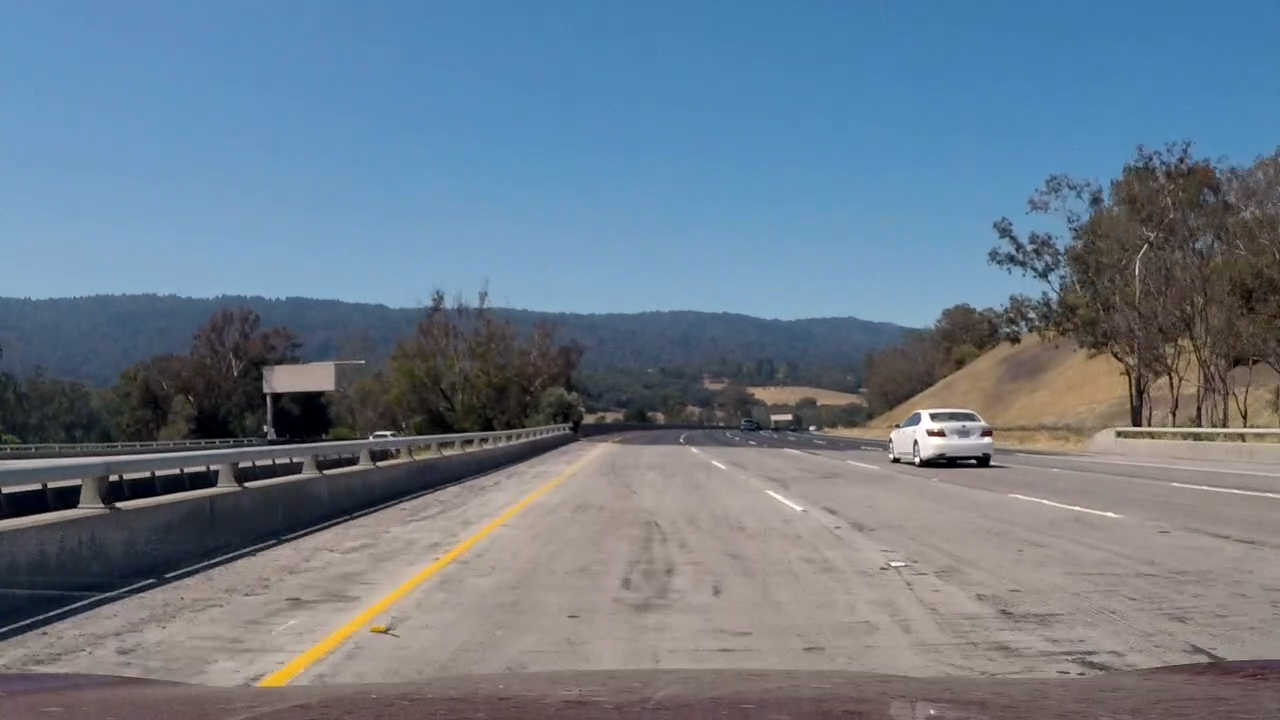
#> input picture test_images/diff1.jpg, 1280 x 720 px
$ python -i thresholds.py   (imports and definitions only)   (older library calls are emulated)
#> lines starting #> are read from the running program, lines starting #| are printed output that depends on the picture; after the words box and inside, x2 and y2 are one past the last pixel; in counts of white or black regions, pixels touching at a corner belong together
import numpy as np
import cv2

gray_processor = lambda img: cv2.cvtColor(img, cv2.COLOR_RGB2GRAY)
saturation_processor = lambda img: cv2.cvtColor(img, cv2.COLOR_RGB2HLS)[:,:,2]
hue_processor = lambda img: cv2.cvtColor(img, cv2.COLOR_RGB2HLS)[:,:,0]


def abs_sobel(img, img_processor=gray_processor, orient='x', sobel_kernel=7, threshold=(20, 255)):
    """
    Returns a binary mask set to 1 in locations where the absolute
    Sobel gradient in `orientation` axis is in the provided threshold range.

    Gradient is scaled to be in the [0, 255] range.
    """
    img = np.copy(img)
    img = img_processor(img)
    sobel = cv2.Sobel(img, cv2.CV_64F,
                      1 if orient == 'x' else 0,
                      0 if orient == 'x' else 1,
                      None, sobel_kernel)
    abs_sobel = np.absolute(sobel)
    scaled_sobel = np.uint8(255*abs_sobel/np.max(abs_sobel))
    binary_output = np.zeros_like(scaled_sobel, np.uint8)
    binary_output[(scaled_sobel>=threshold[0]) & (scaled_sobel<=threshold[1])] = 1

    return binary_output


# [18 lines left out: function magnitude, not called in this run]


def direction(img, img_processor=gray_processor, sobel_kernel=7, threshold=(0.7, 1.3)):
    """
    Returns a binary mask set to 1 in locations where the direction
    of x and y Sobel gradients as arctan(sobel_y/sobel_x)
    is in the provided threshold range.

    Direction is in the range [0, pi/2].
    """
    img = np.copy(img)
    img = img_processor(img)
    sobelx = cv2.Sobel(img, cv2.CV_64F, 1, 0, None, sobel_kernel)
    sobely = cv2.Sobel(img, cv2.CV_64F, 0, 1, None, sobel_kernel)
    abs_sobelx = np.absolute(sobelx)
    abs_sobely = np.absolute(sobely)
    dir_grad = np.arctan2(abs_sobely, abs_sobelx)
    binary_output = np.zeros_like(dir_grad, np.uint8)
    binary_output[(dir_grad >= threshold[0]) & (dir_grad <= threshold[1])] = 1
    return binary_output


def hls(img, h_threshold=(0, 180), l_threshold=(0, 255), s_threshold=(0, 255)):
    """
    Returns a binary mask set to 1 in locations where each HLS image channel
    is in the provided threshold ranges.
    """
#> called with h_threshold = (0, 180), l_threshold = (195, 255), s_threshold = (0, 255)
    hls = cv2.cvtColor(img, cv2.COLOR_RGB2HLS)
#> hls: shape (720, 1280, 3); mean of channels 0, 1, 2 67.8, 123, 62.5
    binary_output = np.zeros(img.shape[:2], dtype=np.uint8)
    binary_output[((hls[:,:,0] >= h_threshold[0]) & (hls[:,:,0] <= h_threshold[1])) &
                  ((hls[:,:,1] >= l_threshold[0]) & (hls[:,:,1] <= l_threshold[1])) &
                  ((hls[:,:,2] >= s_threshold[0]) & (hls[:,:,2] <= s_threshold[1]))] = 1
    return binary_output

# [26 lines left out: functions hue, lightness, saturation, not called in this run]


yellow_threshold = ((0, 45), (85, 255), (95, 255))
yellow = lambda img: hls(img, *yellow_threshold)

white_threshold = ((0, 180), (195, 255), (0, 255))
white = lambda img: hls(img, *white_threshold)


def default(img):
    w = white(img)
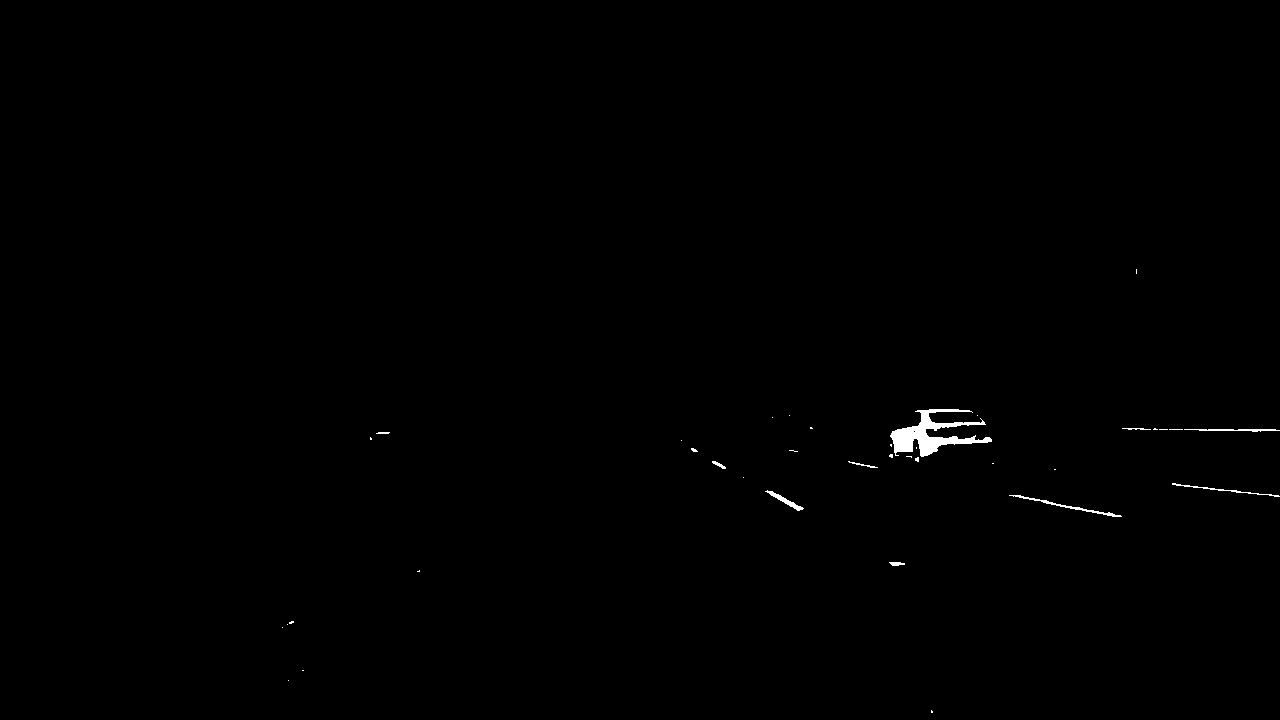
#> w: shape (720, 1280); values 0 (black) and 1 (white), 0.32% white; 37 white regions (27 under 20 px), largest, box (x1, y1, x2, y2) and area: (890, 409, 992, 457) 1842, (1009, 495, 1122, 517) 259, (1184, 429, 1280, 432) 175
    y = yellow(img)
#> y: shape (720, 1280); values 0 (black) and 1 (white), 0.55% white; 31 white regions (23 under 20 px), largest, box (x1, y1, x2, y2) and area: (258, 476, 564, 688) 4362, (916, 418, 945, 447) 329, (767, 491, 803, 510) 101
    sobel_x_gray = abs_sobel(img)
#> sobel_x_gray: shape (720, 1280); values 0 (black) and 1 (white), 4.5% white; 1783 white regions (1400 under 20 px), largest, box (x1, y1, x2, y2) and area: (1183, 311, 1252, 429) 2109, (999, 216, 1065, 314) 1436, (1106, 339, 1155, 428) 1366
    sobel_x = abs_sobel(img, img_processor=saturation_processor)
#> sobel_x: shape (720, 1280); values 0 (black) and 1 (white), 2.5% white; 795 white regions (637 under 20 px), largest, box (x1, y1, x2, y2) and area: (254, 485, 544, 689) 4568, (295, 394, 334, 444) 869, (191, 407, 239, 443) 746
    grad_dir = direction(img, img_processor=saturation_processor)
#> in direction, `dir_grad = np.arctan2(abs_sobely, abs_sobelx)`:
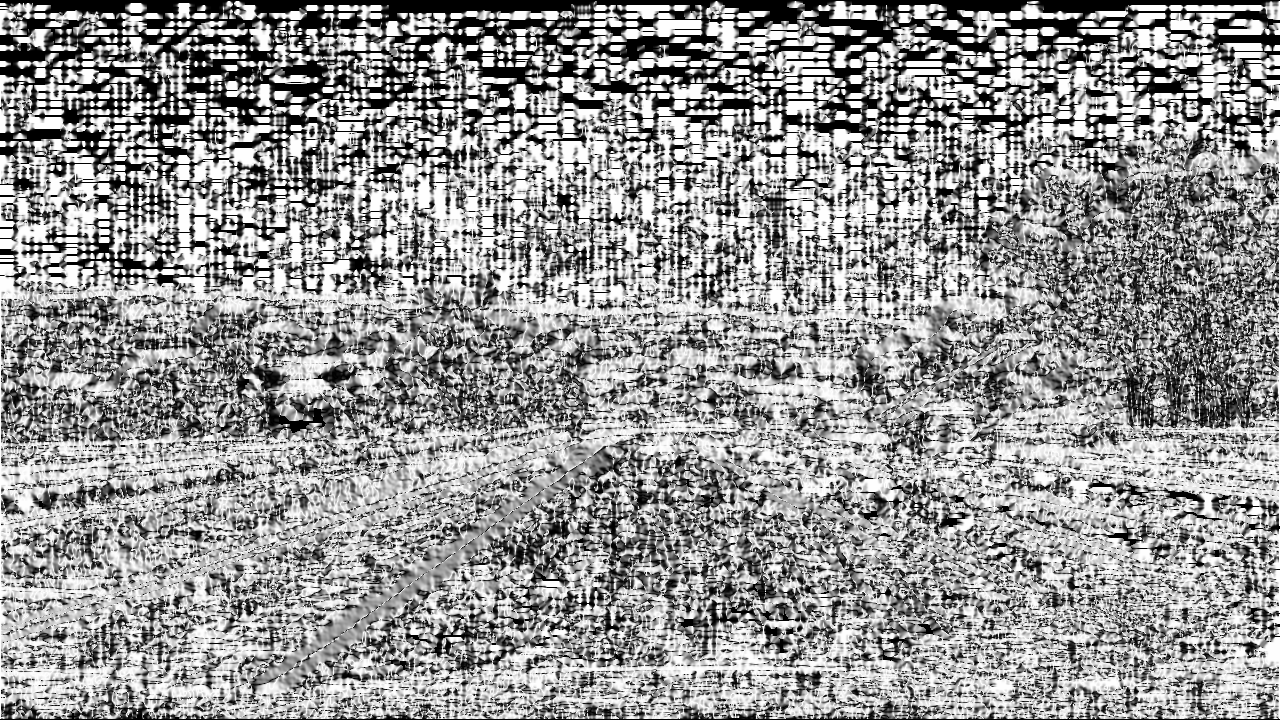
#> dir_grad: shape (720, 1280) float64; min 0, max 1.57, mean 0.921; drawn with min black and max white
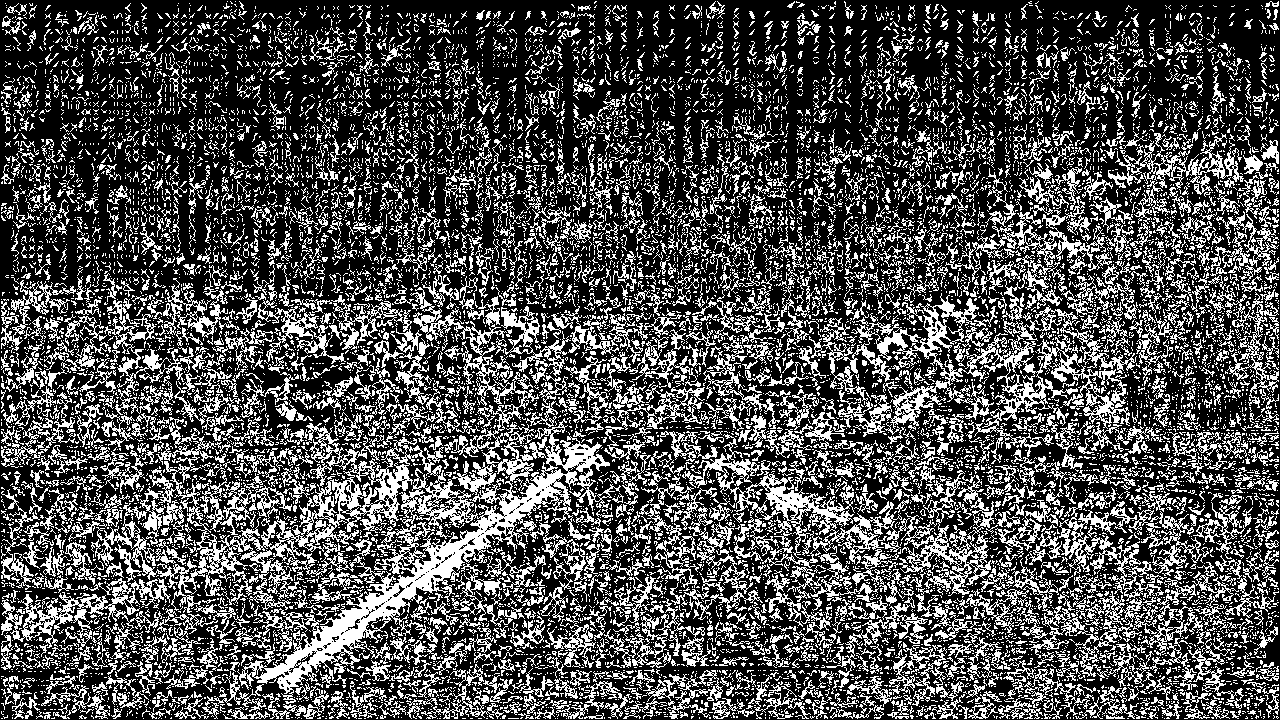
#> grad_dir: shape (720, 1280); values 0 (black) and 1 (white), 31% white in thin lines or dots

    combined = np.zeros(img.shape[:2], dtype=np.uint8)

    combined[((w == 1) | (y == 1)) |
             ((sobel_x_gray == 1) | (sobel_x == 1)) &
             (grad_dir == 1)] = 1

    return combined

>>> import cv2
>>> picture = cv2.cvtColor(cv2.imread('test_images/diff1.jpg'), cv2.COLOR_BGR2RGB)
>>> result = default(picture)
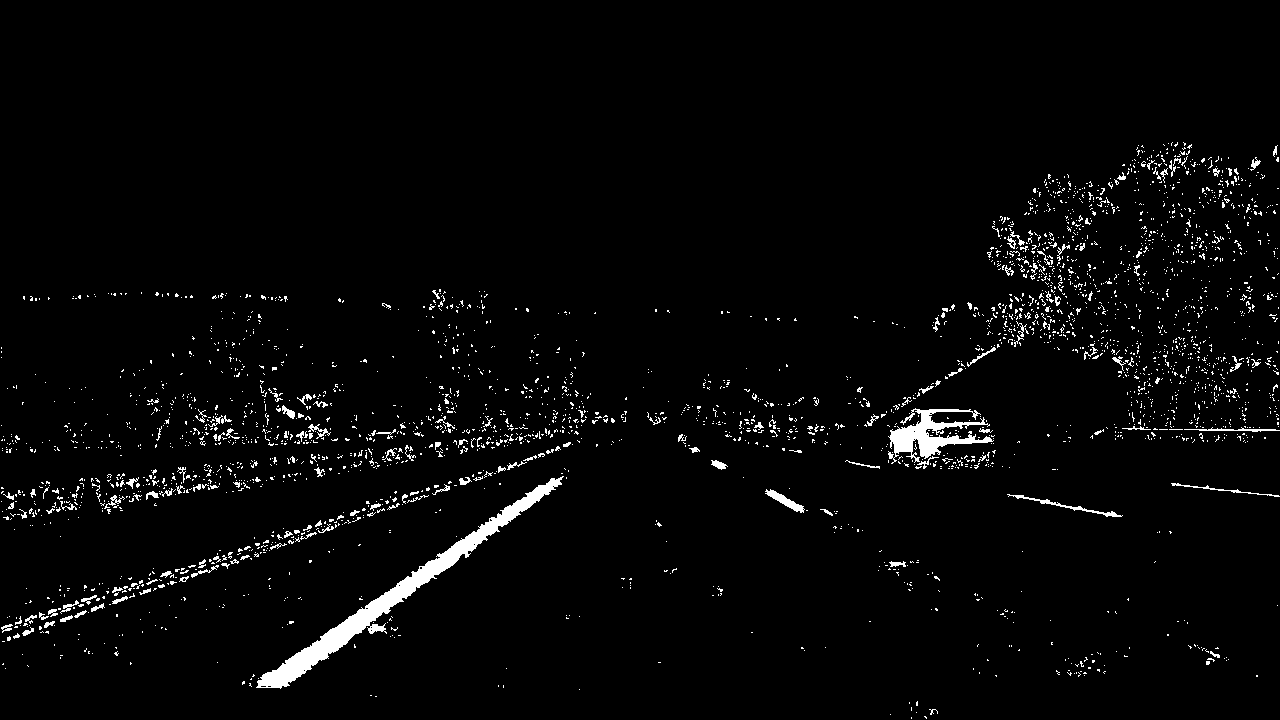
#> result: shape (720, 1280); values 0 (black) and 1 (white), 2.8% white; 3074 white regions (2912 under 20 px), largest, box (x1, y1, x2, y2) and area: (256, 476, 564, 689) 5830, (888, 408, 994, 464) 2239, (1007, 494, 1123, 517) 316

$ run again, on test_images/straight_lines2_undistorted.jpg
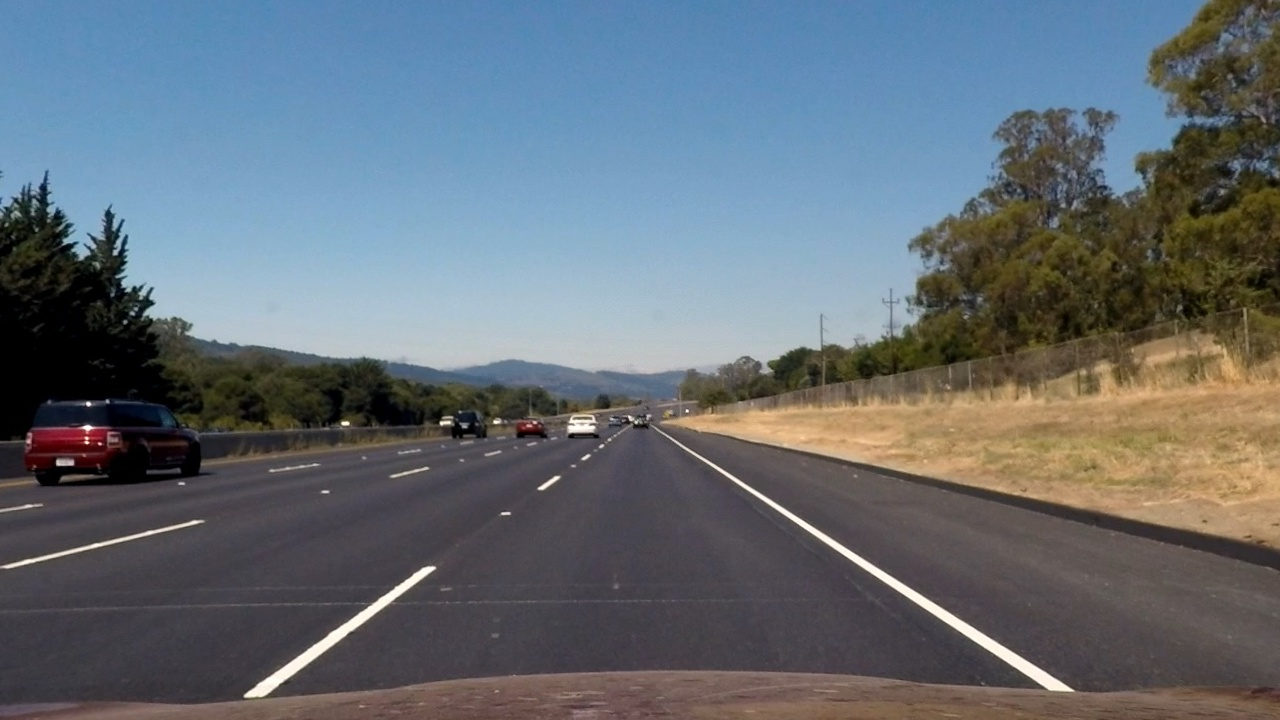
#> input picture test_images/straight_lines2_undistorted.jpg, 1280 x 720 px
#> hls: shape (720, 1280, 3); mean of channels 0, 1, 2 83.8, 108.3, 62.1
#> in default, `w = white(img)`:
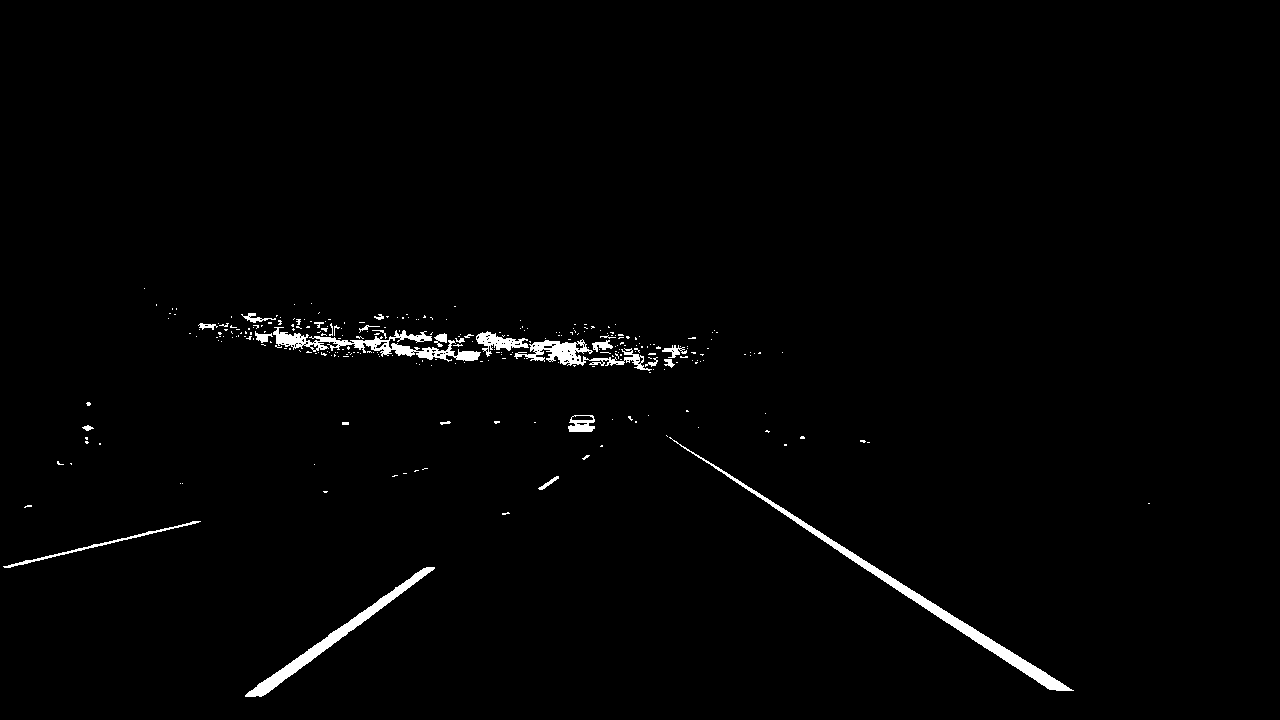
#> w: shape (720, 1280); values 0 (black) and 1 (white), 1.3% white; 287 white regions (260 under 20 px), largest, box (x1, y1, x2, y2) and area: (669, 437, 1074, 691) 3253, (245, 567, 435, 697) 2122, (273, 327, 481, 362) 2069
#> y: shape (720, 1280); values 0 (black) and 1 (white), 3% white; 282 white regions (237 under 20 px), largest, box (x1, y1, x2, y2) and area: (678, 401, 982, 475) 8486, (1137, 441, 1280, 516) 4463, (1076, 349, 1280, 422) 3732
#> sobel_x_gray: shape (720, 1280); values 0 (black) and 1 (white), 6.3% white; 2105 white regions (1559 under 20 px), largest, box (x1, y1, x2, y2) and area: (608, 413, 1077, 693) 5114, (1, 169, 78, 252) 1874, (1, 519, 207, 570) 1284
#> sobel_x: shape (720, 1280); values 0 (black) and 1 (white), 6.2% white; 1239 white regions (892 under 20 px), largest, box (x1, y1, x2, y2) and area: (702, 459, 1075, 693) 3733, (1, 250, 85, 344) 2786, (1157, 261, 1276, 353) 2778
#> grad_dir: shape (720, 1280); values 0 (black) and 1 (white), 37.6% white in thin lines or dots
#> `result = default(picture)`:
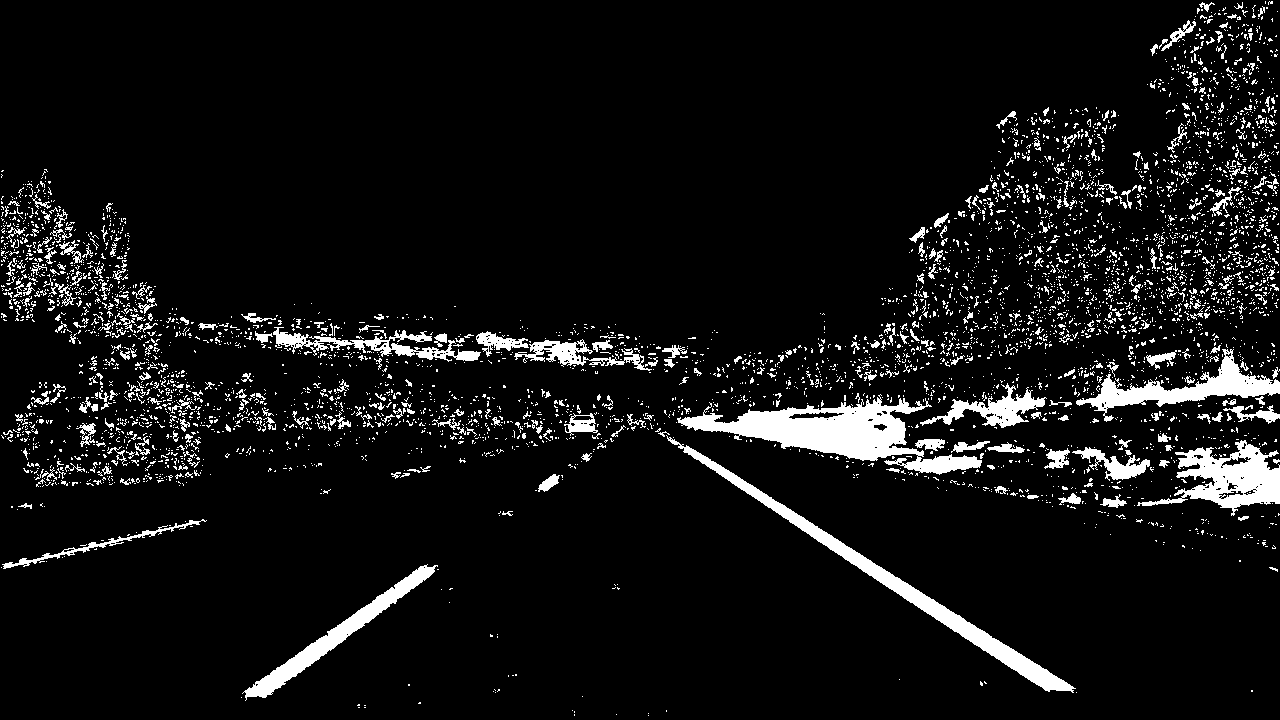
#> result: shape (720, 1280); values 0 (black) and 1 (white), 7.4% white; 4771 white regions (4400 under 20 px), largest, box (x1, y1, x2, y2) and area: (677, 394, 982, 475) 8755, (666, 435, 1076, 693) 5901, (1137, 440, 1280, 516) 4520
